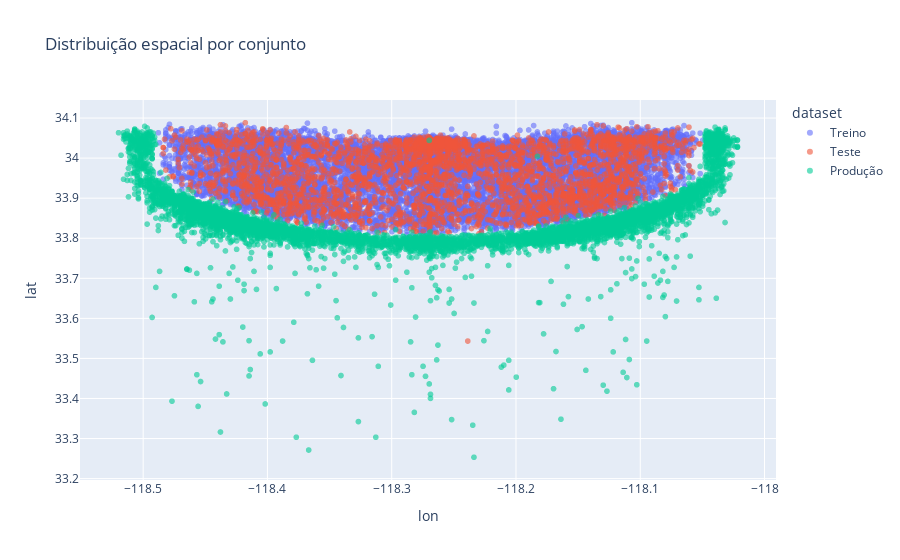

The cell this chart's notebook holds for it:
### Code cell
import plotly.express as px
import pandas as pd

train = train_set.copy(); train['dataset'] = 'Treino'
test = test_set.copy(); test['dataset'] = 'Teste'
prod = raw_prod.copy(); prod['dataset'] = 'Produção'

combined = pd.concat([train, test, prod])
fig = px.scatter(combined, x='lon', y='lat', color='dataset',
                 title='Distribuição espacial por conjunto',
                 opacity=0.6)
fig.show()

### Figure 1 — Plotly figure (JSON) as saved in the notebook; plotly's stock layout.template omitted (floating-point values rounded to 4 significant figures; data arrays with more than 128 entries replaced by an {"elided": "..."} marker saying what was removed)
{"data": [{"hovertemplate": "dataset=Treino<br>lon=%{x}<br>lat=%{y}<extra></extra>", "legendgroup": "Treino", "marker": {"color": "#636efa", "opacity": 0.6, "symbol": "circle"}, "mode": "markers", "name": "Treino", "showlegend": true, "type": "scattergl", "x": {"elided": "16228 float values"}, "xaxis": "x", "y": {"elided": "16228 float values"}, "yaxis": "y"}, {"hovertemplate": "dataset=Teste<br>lon=%{x}<br>lat=%{y}<extra></extra>", "legendgroup": "Teste", "marker": {"color": "#EF553B", "opacity": 0.6, "symbol": "circle"}, "mode": "markers", "name": "Teste", "showlegend": true, "type": "scattergl", "x": {"elided": "4057 float values"}, "xaxis": "x", "y": {"elided": "4057 float values"}, "yaxis": "y"}, {"hovertemplate": "dataset=Produção<br>lon=%{x}<br>lat=%{y}<extra></extra>", "legendgroup": "Produção", "marker": {"color": "#00cc96", "opacity": 0.6, "symbol": "circle"}, "mode": "markers", "name": "Produção", "showlegend": true, "type": "scattergl", "x": {"elided": "6426 float values"}, "xaxis": "x", "y": {"elided": "6426 float values"}, "yaxis": "y"}], "layout": {"legend": {"title": {"text": "dataset"}, "tracegroupgap": 0}, "title": {"text": "Distribuição espacial por conjunto"}, "xaxis": {"anchor": "y", "domain": [0, 1], "title": {"text": "lon"}}, "yaxis": {"anchor": "x", "domain": [0, 1], "title": {"text": "lat"}}}}
